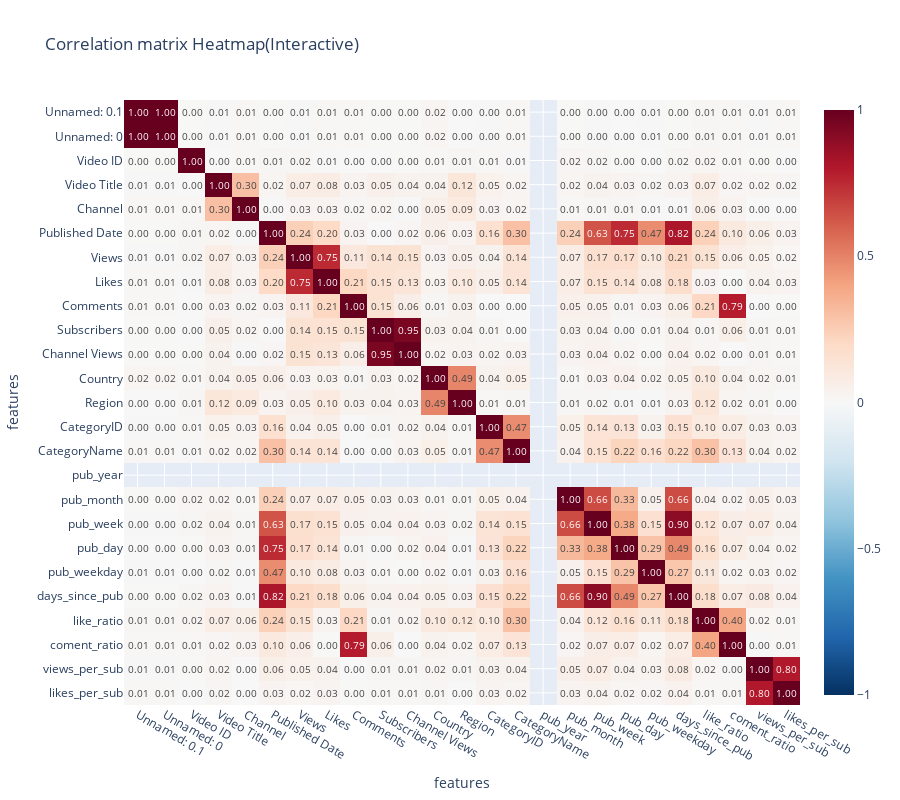

The notebook cell saved with this chart:
### Code cell
import plotly.express as px


corr_long = corr_matrix.reset_index().melt(id_vars='index')

corr_long.columns = ["Feature 1", "Feature 2", "Correlation"]

fig = px.imshow(
    corr_matrix,
    text_auto='.2f',
    aspect="auto",
    color_continuous_scale="RdBu_r",
    zmin=-1, zmax=1,
    title="Correlation matrix Heatmap(Interactive)"
)


fig.update_layout(
    width=900,
    height=800,
    xaxis_title="features",
    yaxis_title="features"
)

fig.show()

### Figure 1 — Plotly figure (JSON) as saved in the notebook; plotly's stock layout.template omitted (floating-point values rounded to 4 significant figures; data arrays with more than 128 entries replaced by an {"elided": "..."} marker saying what was removed)
{"data": [{"coloraxis": "coloraxis", "hovertemplate": "x: %{x}<br>y: %{y}<br>color: %{z}<extra></extra>", "name": "0", "texttemplate": "%{z:.2f}", "type": "heatmap", "x": ["Unnamed: 0.1", "Unnamed: 0", "Video ID", "Video Title", "Channel", "Published Date", "Views", "Likes", "Comments", "Subscribers", "Channel Views", "Country", "Region", "CategoryID", "CategoryName", "pub_year", "pub_month", "pub_week", "pub_day", "pub_weekday", "days_since_pub", "like_ratio", "coment_ratio", "views_per_sub", "likes_per_sub"], "xaxis": "x", "y": ["Unnamed: 0.1", "Unnamed: 0", "Video ID", "Video Title", "Channel", "Published Date", "Views", "Likes", "Comments", "Subscribers", "Channel Views", "Country", "Region", "CategoryID", "CategoryName", "pub_year", "pub_month", "pub_week", "pub_day", "pub_weekday", "days_since_pub", "like_ratio", "coment_ratio", "views_per_sub", "likes_per_sub"], "yaxis": "y", "z": {"elided": "25x25 float values"}}], "layout": {"coloraxis": {"cmax": 1, "cmin": -1, "colorscale": [[0, "rgb(5,48,97)"], [0.1, "rgb(33,102,172)"], [0.2, "rgb(67,147,195)"], [0.3, "rgb(146,197,222)"], [0.4, "rgb(209,229,240)"], [0.5, "rgb(247,247,247)"], [0.6, "rgb(253,219,199)"], [0.7, "rgb(244,165,130)"], [0.8, "rgb(214,96,77)"], [0.9, "rgb(178,24,43)"], [1, "rgb(103,0,31)"]]}, "height": 800, "title": {"text": "Correlation matrix Heatmap(Interactive)"}, "width": 900, "xaxis": {"anchor": "y", "domain": [0, 1], "title": {"text": "features"}}, "yaxis": {"anchor": "x", "autorange": "reversed", "domain": [0, 1], "title": {"text": "features"}}}}
